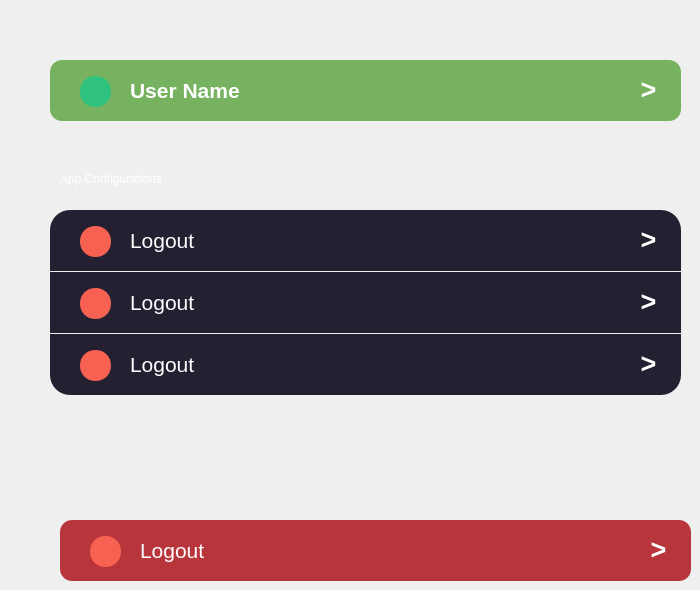
    <widget class="QWidget" name="fsettingpage">
     <widget class="QWidget" name="settingsUserEditButton" native="true">
      <property name="geometry">
       <rect>
        <x>50</x>
        <y>60</y>
        <width>631</width>
        <height>61</height>
       </rect>
      </property>
      <property name="font">
       <font>
        <pointsize>36</pointsize>
        <italic>true</italic>
        <bold>true</bold>
       </font>
      </property>
      <property name="styleSheet">
       <string notr="true">#settingsUserEditButton{
background-color: rgb(118, 178, 96);
border-radius: 12px;
}
#settingsUserEditButton:Hover{
	background-color: #9FFB7E;
}
 </string>
      </property>
      <widget class="QLabel" name="homeLasUserName_2">
       <property name="geometry">
        <rect>
         <x>80</x>
         <y>18</y>
         <width>371</width>
         <height>26</height>
        </rect>
       </property>
       <property name="font">
        <font>
         <family>Segoe UI</family>
         <pointsize>18</pointsize>
         <italic>false</italic>
         <bold>false</bold>
        </font>
       </property>
       <property name="styleSheet">
        <string notr="true">background-color: transparent;
font: 18pt &quot;Segoe UI&quot;;
color: rgb(0, 0, 0);</string>
       </property>
       <property name="text">
        <string>&lt;html&gt;&lt;head/&gt;&lt;body&gt;&lt;p&gt;&lt;span style=&quot; font-size:16pt; font-weight:700; color:#ffffff;&quot;&gt;User Name&lt;/span&gt;&lt;/p&gt;&lt;/body&gt;&lt;/html&gt;</string>
       </property>
      </widget>
      <widget class="QLabel" name="homeLasUserPicture_2">
       <property name="geometry">
        <rect>
         <x>30</x>
         <y>16</y>
         <width>31</width>
         <height>31</height>
        </rect>
       </property>
       <property name="styleSheet">
        <string notr="true">
background-color: rgb(46, 194, 126);
border-radius: 15px;
color: rgb(0, 0, 0);
padding:10px;
</string>
       </property>
       <property name="text">
        <string/>
       </property>
       <property name="pixmap">
        <pixmap resource="Resources/resources.qrc">:/Images/user1.svg</pixmap>
       </property>
       <property name="scaledContents">
        <bool>true</bool>
       </property>
       <property name="alignment">
        <set>Qt::AlignCenter</set>
       </property>
       <property name="wordWrap">
        <bool>true</bool>
       </property>
       <property name="margin">
        <number>0</number>
       </property>
       <property name="indent">
        <number>0</number>
       </property>
      </widget>
      <widget class="QLabel" name="label_6">
       <property name="geometry">
        <rect>
         <x>590</x>
         <y>10</y>
         <width>19</width>
         <height>39</height>
        </rect>
       </property>
       <property name="styleSheet">
        <string notr="true">background-color: transparent;</string>
       </property>
       <property name="text">
        <string>&lt;html&gt;&lt;head/&gt;&lt;body&gt;&lt;p&gt;&lt;span style=&quot; font-size:20pt; color:#ffffff;&quot;&gt;&amp;gt;&lt;/span&gt;&lt;/p&gt;&lt;/body&gt;&lt;/html&gt;</string>
       </property>
      </widget>
     </widget>
     <widget class="QWidget" name="settingsLogoutButton" native="true">
      <property name="geometry">
       <rect>
        <x>60</x>
        <y>520</y>
        <width>631</width>
        <height>61</height>
       </rect>
      </property>
      <property name="font">
       <font>
        <pointsize>36</pointsize>
        <italic>true</italic>
        <bold>true</bold>
       </font>
      </property>
      <property name="styleSheet">
       <string notr="true">#settingsLogoutButton{
	background-color: rgb(184, 53, 59);
   border-radius: 12px;
}
#settingsLogoutButton:Hover{
	background-color: rgb(169, 81, 85);
}
 </string>
      </property>
      <widget class="QLabel" name="homeLasUserName_4">
       <property name="geometry">
        <rect>
         <x>80</x>
         <y>18</y>
         <width>371</width>
         <height>26</height>
        </rect>
       </property>
       <property name="font">
        <font>
         <family>Segoe UI</family>
         <pointsize>18</pointsize>
         <italic>false</italic>
         <bold>false</bold>
        </font>
       </property>
       <property name="styleSheet">
        <string notr="true">background-color: transparent;
font: 18pt &quot;Segoe UI&quot;;
color: rgb(0, 0, 0);</string>
       </property>
       <property name="text">
        <string>&lt;html&gt;&lt;head/&gt;&lt;body&gt;&lt;p&gt;&lt;span style=&quot; font-size:16pt; color:#ffffff;&quot;&gt;Logout&lt;/span&gt;&lt;/p&gt;&lt;/body&gt;&lt;/html&gt;</string>
       </property>
      </widget>
      <widget class="QLabel" name="homeLasUserPicture_4">
       <property name="geometry">
        <rect>
         <x>30</x>
         <y>16</y>
         <width>31</width>
         <height>31</height>
        </rect>
       </property>
       <property name="styleSheet">
        <string notr="true">
background-color: rgb(246, 97, 81);
border-radius: 15px;
color: rgb(0, 0, 0);
padding:10px;
</string>
       </property>
       <property name="text">
        <string/>
       </property>
       <property name="pixmap">
        <pixmap resource="Resources/resources.qrc">:/Images/Logout.svg</pixmap>
       </property>
       <property name="scaledContents">
        <bool>true</bool>
       </property>
       <property name="alignment">
        <set>Qt::AlignCenter</set>
       </property>
       <property name="wordWrap">
        <bool>true</bool>
       </property>
       <property name="margin">
        <number>0</number>
       </property>
       <property name="indent">
        <number>0</number>
       </property>
      </widget>
      <widget class="QLabel" name="label_10">
       <property name="geometry">
        <rect>
         <x>590</x>
         <y>10</y>
         <width>19</width>
         <height>39</height>
        </rect>
       </property>
       <property name="styleSheet">
        <string notr="true">background-color: transparent;</string>
       </property>
       <property name="text">
        <string>&lt;html&gt;&lt;head/&gt;&lt;body&gt;&lt;p&gt;&lt;span style=&quot; font-size:20pt; color:#ffffff;&quot;&gt;&amp;gt;&lt;/span&gt;&lt;/p&gt;&lt;/body&gt;&lt;/html&gt;</string>
       </property>
      </widget>
     </widget>
     <widget class="QWidget" name="settingsButton1" native="true">
      <property name="geometry">
       <rect>
        <x>50</x>
        <y>210</y>
        <width>631</width>
        <height>61</height>
       </rect>
      </property>
      <property name="font">
       <font>
        <pointsize>36</pointsize>
        <italic>true</italic>
        <bold>true</bold>
       </font>
      </property>
      <property name="styleSheet">
       <string notr="true">#settingsButton1{
	background-color: rgb(36, 31, 49);
	border-top-left-radius: 20px;
	border-top-right-radius: 20px;
}
#settingsButton1:Hover{
	background-color: rgb(87, 78, 108);
}</string>
      </property>
      <widget class="QLabel" name="homeLasUserName_6">
       <property name="geometry">
        <rect>
         <x>80</x>
         <y>18</y>
         <width>371</width>
         <height>26</height>
        </rect>
       </property>
       <property name="font">
        <font>
         <family>Segoe UI</family>
         <pointsize>18</pointsize>
         <italic>false</italic>
         <bold>false</bold>
        </font>
       </property>
       <property name="styleSheet">
        <string notr="true">background-color: transparent;
font: 18pt &quot;Segoe UI&quot;;
color: rgb(0, 0, 0);</string>
       </property>
       <property name="text">
        <string>&lt;html&gt;&lt;head/&gt;&lt;body&gt;&lt;p&gt;&lt;span style=&quot; font-size:16pt; color:#ffffff;&quot;&gt;Logout&lt;/span&gt;&lt;/p&gt;&lt;/body&gt;&lt;/html&gt;</string>
       </property>
      </widget>
      <widget class="QLabel" name="homeLasUserPicture_6">
       <property name="geometry">
        <rect>
         <x>30</x>
         <y>16</y>
         <width>31</width>
         <height>31</height>
        </rect>
       </property>
       <property name="styleSheet">
        <string notr="true">
background-color: rgb(246, 97, 81);
border-radius: 15px;
color: rgb(0, 0, 0);
padding:10px;
</string>
       </property>
       <property name="text">
        <string/>
       </property>
       <property name="pixmap">
        <pixmap resource="Resources/resources.qrc">:/Images/Logout.svg</pixmap>
       </property>
       <property name="scaledContents">
        <bool>true</bool>
       </property>
       <property name="alignment">
        <set>Qt::AlignCenter</set>
       </property>
       <property name="wordWrap">
        <bool>true</bool>
       </property>
       <property name="margin">
        <number>0</number>
       </property>
       <property name="indent">
        <number>0</number>
       </property>
      </widget>
      <widget class="QLabel" name="label_13">
       <property name="geometry">
        <rect>
         <x>590</x>
         <y>10</y>
         <width>19</width>
         <height>39</height>
        </rect>
       </property>
       <property name="styleSheet">
        <string notr="true">background-color: transparent;</string>
       </property>
       <property name="text">
        <string>&lt;html&gt;&lt;head/&gt;&lt;body&gt;&lt;p&gt;&lt;span style=&quot; font-size:20pt; color:#ffffff;&quot;&gt;&amp;gt;&lt;/span&gt;&lt;/p&gt;&lt;/body&gt;&lt;/html&gt;</string>
       </property>
      </widget>
     </widget>
     <widget class="QWidget" name="settingsButton3" native="true">
      <property name="geometry">
       <rect>
        <x>50</x>
        <y>334</y>
        <width>631</width>
        <height>61</height>
       </rect>
      </property>
      <property name="font">
       <font>
        <pointsize>36</pointsize>
        <italic>true</italic>
        <bold>true</bold>
       </font>
      </property>
      <property name="styleSheet">
       <string notr="true">#settingsButton3{
	background-color: rgb(36, 31, 49);
border-bottom-left-radius: 20px;
border-bottom-right-radius: 20px;
}
#settingsButton3:Hover{
	background-color: rgb(87, 78, 108);
}</string>
      </property>
      <widget class="QLabel" name="homeLasUserName_7">
       <property name="geometry">
        <rect>
         <x>80</x>
         <y>18</y>
         <width>371</width>
         <height>26</height>
        </rect>
       </property>
       <property name="font">
        <font>
         <family>Segoe UI</family>
         <pointsize>18</pointsize>
         <italic>false</italic>
         <bold>false</bold>
        </font>
       </property>
       <property name="styleSheet">
        <string notr="true">background-color: transparent;
font: 18pt &quot;Segoe UI&quot;;
color: rgb(0, 0, 0);</string>
       </property>
       <property name="text">
        <string>&lt;html&gt;&lt;head/&gt;&lt;body&gt;&lt;p&gt;&lt;span style=&quot; font-size:16pt; color:#ffffff;&quot;&gt;Logout&lt;/span&gt;&lt;/p&gt;&lt;/body&gt;&lt;/html&gt;</string>
       </property>
      </widget>
      <widget class="QLabel" name="homeLasUserPicture_7">
       <property name="geometry">
        <rect>
         <x>30</x>
         <y>16</y>
         <width>31</width>
         <height>31</height>
        </rect>
       </property>
       <property name="styleSheet">
        <string notr="true">
background-color: rgb(246, 97, 81);
border-radius: 15px;
color: rgb(0, 0, 0);
padding:10px;
</string>
       </property>
       <property name="text">
        <string/>
       </property>
       <property name="pixmap">
        <pixmap resource="Resources/resources.qrc">:/Images/Logout.svg</pixmap>
       </property>
       <property name="scaledContents">
        <bool>true</bool>
       </property>
       <property name="alignment">
        <set>Qt::AlignCenter</set>
       </property>
       <property name="wordWrap">
        <bool>true</bool>
       </property>
       <property name="margin">
        <number>0</number>
       </property>
       <property name="indent">
        <number>0</number>
       </property>
      </widget>
      <widget class="QLabel" name="label_14">
       <property name="geometry">
        <rect>
         <x>590</x>
         <y>10</y>
         <width>19</width>
         <height>39</height>
        </rect>
       </property>
       <property name="styleSheet">
        <string notr="true">background-color: transparent;</string>
       </property>
       <property name="text">
        <string>&lt;html&gt;&lt;head/&gt;&lt;body&gt;&lt;p&gt;&lt;span style=&quot; font-size:20pt; color:#ffffff;&quot;&gt;&amp;gt;&lt;/span&gt;&lt;/p&gt;&lt;/body&gt;&lt;/html&gt;</string>
       </property>
      </widget>
     </widget>
     <widget class="QWidget" name="settingsButton2" native="true">
      <property name="geometry">
       <rect>
        <x>50</x>
        <y>272</y>
        <width>631</width>
        <height>61</height>
       </rect>
      </property>
      <property name="font">
       <font>
        <pointsize>36</pointsize>
        <italic>true</italic>
        <bold>true</bold>
       </font>
      </property>
      <property name="styleSheet">
       <string notr="true">#settingsButton2{
	background-color: rgb(36, 31, 49);
}
#settingsButton2:Hover{
	background-color: rgb(87, 78, 108);
}</string>
      </property>
      <widget class="QLabel" name="homeLasUserName_8">
       <property name="geometry">
        <rect>
         <x>80</x>
         <y>18</y>
         <width>371</width>
         <height>26</height>
        </rect>
       </property>
       <property name="font">
        <font>
         <family>Segoe UI</family>
         <pointsize>18</pointsize>
         <italic>false</italic>
         <bold>false</bold>
        </font>
       </property>
       <property name="styleSheet">
        <string notr="true">background-color: transparent;
font: 18pt &quot;Segoe UI&quot;;
color: rgb(0, 0, 0);</string>
       </property>
       <property name="text">
        <string>&lt;html&gt;&lt;head/&gt;&lt;body&gt;&lt;p&gt;&lt;span style=&quot; font-size:16pt; color:#ffffff;&quot;&gt;Logout&lt;/span&gt;&lt;/p&gt;&lt;/body&gt;&lt;/html&gt;</string>
       </property>
      </widget>
      <widget class="QLabel" name="homeLasUserPicture_8">
       <property name="geometry">
        <rect>
         <x>30</x>
         <y>16</y>
         <width>31</width>
         <height>31</height>
        </rect>
       </property>
       <property name="styleSheet">
        <string notr="true">
background-color: rgb(246, 97, 81);
border-radius: 15px;
color: rgb(0, 0, 0);
padding:10px;
</string>
       </property>
       <property name="text">
        <string/>
       </property>
       <property name="pixmap">
        <pixmap resource="Resources/resources.qrc">:/Images/Logout.svg</pixmap>
       </property>
       <property name="scaledContents">
        <bool>true</bool>
       </property>
       <property name="alignment">
        <set>Qt::AlignCenter</set>
       </property>
       <property name="wordWrap">
        <bool>true</bool>
       </property>
       <property name="margin">
        <number>0</number>
       </property>
       <property name="indent">
        <number>0</number>
       </property>
      </widget>
      <widget class="QLabel" name="label_16">
       <property name="geometry">
        <rect>
         <x>590</x>
         <y>10</y>
         <width>19</width>
         <height>39</height>
        </rect>
       </property>
       <property name="styleSheet">
        <string notr="true">background-color: transparent;</string>
       </property>
       <property name="text">
        <string>&lt;html&gt;&lt;head/&gt;&lt;body&gt;&lt;p&gt;&lt;span style=&quot; font-size:20pt; color:#ffffff;&quot;&gt;&amp;gt;&lt;/span&gt;&lt;/p&gt;&lt;/body&gt;&lt;/html&gt;</string>
       </property>
      </widget>
     </widget>
     <widget class="QLabel" name="label_8">
      <property name="geometry">
       <rect>
        <x>60</x>
        <y>170</y>
        <width>129</width>
        <height>18</height>
       </rect>
      </property>
      <property name="text">
       <string>&lt;html&gt;&lt;head/&gt;&lt;body&gt;&lt;p&gt;&lt;span style=&quot; color:#ffffff;&quot;&gt;App Configurations&lt;/span&gt;&lt;/p&gt;&lt;/body&gt;&lt;/html&gt;</string>
      </property>
     </widget>
    </widget>
